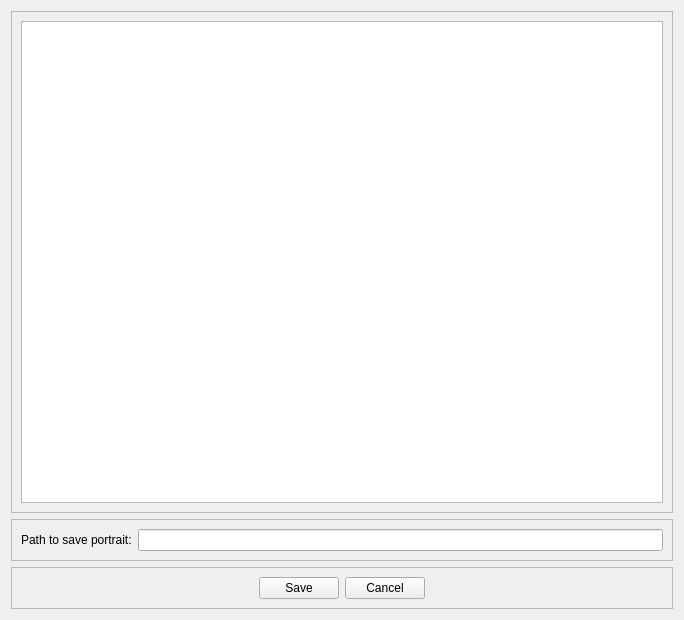
<?xml version="1.0" encoding="UTF-8"?>
<ui version="4.0">
 <class>view_editor</class>
 <widget class="QWidget" name="view_editor">
  <property name="geometry">
   <rect>
    <x>0</x>
    <y>0</y>
    <width>680</width>
    <height>618</height>
   </rect>
  </property>
  <property name="windowTitle">
   <string>Form</string>
  </property>
  <layout class="QVBoxLayout" name="verticalLayout">
   <item>
    <widget class="QFrame" name="frame">
     <property name="frameShape">
      <enum>QFrame::StyledPanel</enum>
     </property>
     <property name="frameShadow">
      <enum>QFrame::Raised</enum>
     </property>
     <layout class="QVBoxLayout" name="verticalLayout_3">
      <item>
       <widget class="QGraphicsView" name="graphics_view">
        <property name="minimumSize">
         <size>
          <width>642</width>
          <height>482</height>
         </size>
        </property>
        <property name="maximumSize">
         <size>
          <width>642</width>
          <height>482</height>
         </size>
        </property>
       </widget>
      </item>
     </layout>
    </widget>
   </item>
   <item>
    <widget class="QFrame" name="frame_3">
     <property name="minimumSize">
      <size>
       <width>0</width>
       <height>0</height>
      </size>
     </property>
     <property name="frameShape">
      <enum>QFrame::StyledPanel</enum>
     </property>
     <property name="frameShadow">
      <enum>QFrame::Raised</enum>
     </property>
     <layout class="QHBoxLayout" name="horizontalLayout_2">
      <item>
       <widget class="QLabel" name="label">
        <property name="text">
         <string>Path to save portrait:</string>
        </property>
       </widget>
      </item>
      <item>
       <widget class="QLineEdit" name="input_path"/>
      </item>
     </layout>
    </widget>
   </item>
   <item>
    <widget class="QFrame" name="frame_2">
     <property name="frameShape">
      <enum>QFrame::StyledPanel</enum>
     </property>
     <property name="frameShadow">
      <enum>QFrame::Raised</enum>
     </property>
     <layout class="QHBoxLayout" name="horizontalLayout">
      <item>
       <spacer name="horizontalSpacer">
        <property name="orientation">
         <enum>Qt::Horizontal</enum>
        </property>
        <property name="sizeHint" stdset="0">
         <size>
          <width>40</width>
          <height>20</height>
         </size>
        </property>
       </spacer>
      </item>
      <item>
       <widget class="QPushButton" name="btn_save">
        <property name="maximumSize">
         <size>
          <width>80</width>
          <height>16777215</height>
         </size>
        </property>
        <property name="text">
         <string>Save</string>
        </property>
       </widget>
      </item>
      <item>
       <widget class="QPushButton" name="btn_cancel">
        <property name="maximumSize">
         <size>
          <width>80</width>
          <height>16777215</height>
         </size>
        </property>
        <property name="text">
         <string>Cancel</string>
        </property>
       </widget>
      </item>
      <item>
       <spacer name="horizontalSpacer_2">
        <property name="orientation">
         <enum>Qt::Horizontal</enum>
        </property>
        <property name="sizeHint" stdset="0">
         <size>
          <width>40</width>
          <height>20</height>
         </size>
        </property>
       </spacer>
      </item>
     </layout>
    </widget>
   </item>
  </layout>
 </widget>
 <resources/>
 <connections/>
</ui>
